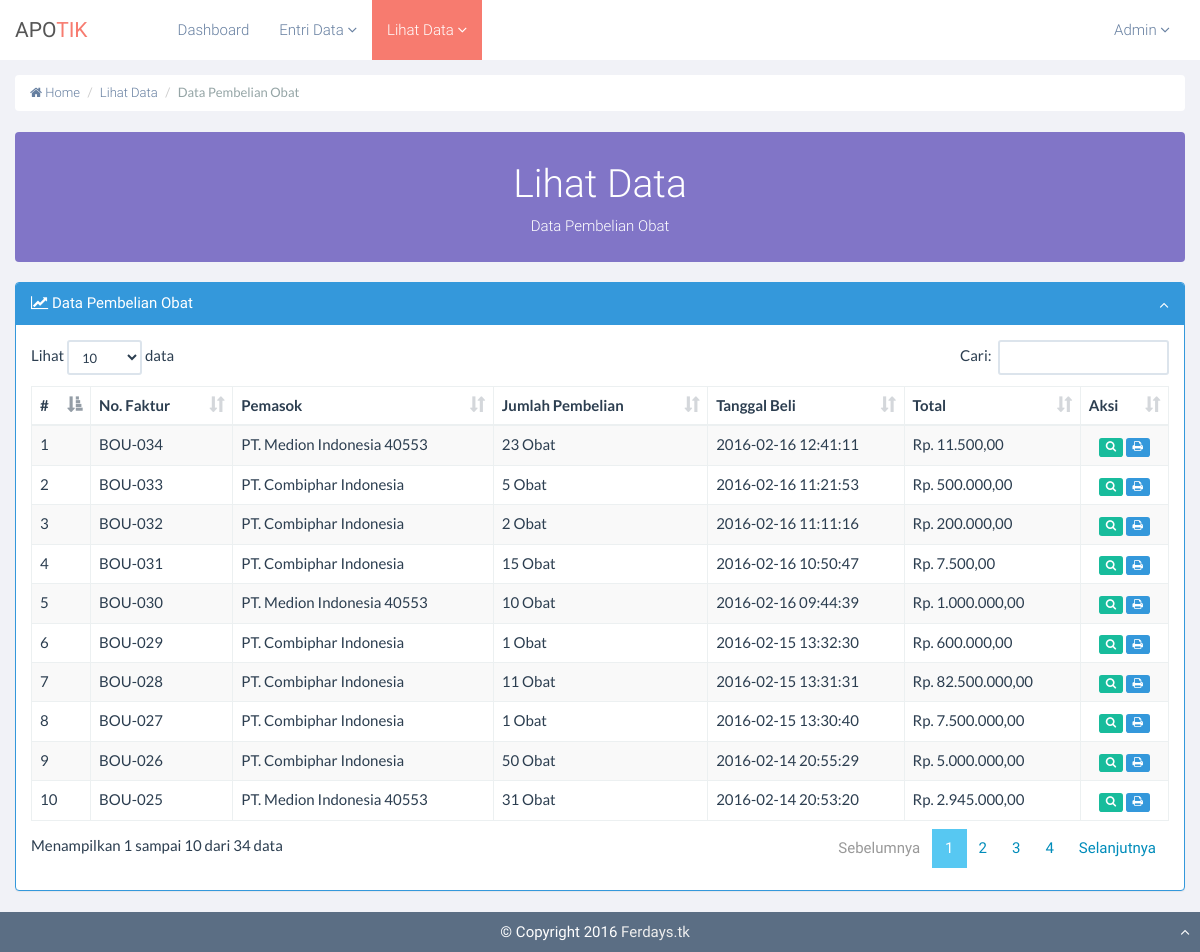
Screenshot of /lihat-data/pembelian-obat.php (signed in) with the database file from the repository.
### tables this page shows
CREATE TABLE `users` (
  `id_user` int(11) NOT NULL AUTO_INCREMENT,
  `username` varchar(50) NOT NULL,
  `password` longtext NOT NULL,
  `role` varchar(20) NOT NULL,
  `nama` varchar(60) NOT NULL,
  `email` varchar(50) NOT NULL,
  `status` varchar(20) NOT NULL,
  PRIMARY KEY (`id_user`)
);

CREATE TABLE `pembelian` (
  `id_pembelian` int(11) NOT NULL AUTO_INCREMENT,
  `no_faktur` varchar(255) DEFAULT NULL,
  `id_supplier` int(11) DEFAULT NULL,
  `tanggal` datetime DEFAULT NULL,
  `total` int(50) DEFAULT NULL,
  PRIMARY KEY (`id_pembelian`),
  KEY `id_supplier` (`id_supplier`)
);

CREATE TABLE `supplier` (
  `id_supplier` int(11) NOT NULL AUTO_INCREMENT,
  `nama` varchar(50) DEFAULT NULL,
  `alamat` varchar(255) DEFAULT NULL,
  `telepon_supplier` varchar(13) DEFAULT NULL,
  PRIMARY KEY (`id_supplier`)
);

CREATE TABLE `faktur_pembelian` (
  `id_faktur` int(11) NOT NULL AUTO_INCREMENT,
  `no_faktur` varchar(255) DEFAULT NULL,
  `id_obat` varchar(100) NOT NULL,
  `tanggal` datetime DEFAULT NULL,
  `harga_beli` int(50) DEFAULT NULL,
  `jumlah` int(50) DEFAULT NULL,
  `subtotal` int(100) DEFAULT NULL,
  `id_user` int(11) DEFAULT NULL,
  PRIMARY KEY (`id_faktur`),
  KEY `no_faktur` (`no_faktur`),
  KEY `id_obat` (`id_obat`)
);

### lihat-data/pembelian-obat.php (the view, shortened to what this page needs)
<?php
$id_user = $_SESSION['id_user'];
$get = mysql_query("SELECT * FROM users WHERE id_user=$id_user");
$get2 = mysql_fetch_array($get);
$jabatan = $get2['role'];
?>
<!DOCTYPE html>
<html lang="en">
<head>
    <link href="../css/bootstrap.css" rel="stylesheet">
    <link rel="stylesheet" type="text/css" href="../css/style.css">
    <link rel="stylesheet" type="text/css" href="../css/font.css">
    <link rel="stylesheet" type="text/css" href="../fonts/font-awesome/css/font-awesome.min.css">
    <link rel="stylesheet" type="text/css" href="../css/dataTables.bootstrap.min.css">
</head>
<body>
    <nav class="navbar navbar-default navbar-atas navbar-fixed-top" role="navigation">
        <div class="navbar-header">
            <a class="navbar-brand" href="#">APO<span style='color:#F77B6F;'>TIK</span></a>
        </div>
        <div class="collapse navbar-collapse navbar-ex1-collapse">
            <ul class="nav navbar-nav">
                <li class="disabled"><a href="#"></a></li>
                <li class="disabled"><a href="#"></a></li>
                <li><a href="../index.php">Dashboard</a></li>
                <?php if ($jabatan!="pimpinan") {
                ?>
                <li class="dropdown">
                    <a href="#" class="dropdown-toggle" data-toggle="dropdown">Entri Data <b class="fa fa-angle-down"></b></a>
                </li>
                <?php } ?>
                <?php if ($jabatan!="pimpinan") {
                ?>
                <li class="dropdown active">
                    <a href="#" class="dropdown-toggle" data-toggle="dropdown">Lihat Data <b class="fa fa-angle-down"></b></a>
                </li>
                <?php } if ($jabatan=="kasir" || $jabatan=="pimpinan" || $jabatan=="gudang") {
                ?>
                <li class="dropdown">
                    <a href="#" class="dropdown-toggle" data-toggle="dropdown">Laporan <b class="fa fa-angle-down"></b></a>
                    <ul class="dropdown-menu">
                        <?php if($jabatan=="gudang") { ?>
                        <li><a href="javascript:void(0);"
                               onclick="window.open('../print/print-data-obat.php','Print Preview','size=800,height=800,scrollbars=yes,resizeable=no')"><i class='fa fa-print'></i> Stok Obat</a></li>
                        <li><a href="../index.php#print"><i class='fa fa-clock-o'></i> Pembelian Obat Bulanan</a></li>
                        <li><a href="../print/print-rekap-pembelian-obat.php" target="_blank"><i class='fa fa-print'></i> Rekap Pembelian Obat</a></li>
                        <?php } else if ($jabatan=="kasir") {
                        ?>
                        <li><a href="#"><i class='fa fa-print'></i> Stok Obat</a></li>
                        <li><a href="#"><i class='fa fa-clock-o'></i> Penjualan Obat Bulanan</a></li>
                        <li><a href="#"><i class='fa fa-print'></i> Rekap Penjualan Obat</a></li>
                        <?php } else {?>
                        <li><a href="#"><i class='fa fa-print'></i> Stok Obat</a></li>
                        <li><a href="#"><i class='fa fa-clock-o'></i> Penjualan Obat Bulanan</a></li>
                        <li><a href="#"><i class='fa fa-print'></i> Rekap Penjualan Obat</a></li>
                        <li><a href="#"><i class='fa fa-clock-o'></i> Pembelian Obat Bulanan</a></li>
                        <li><a href="#"><i class='fa fa-print'></i> Rekap Pembelian Obat</a></li>
                        <?php } ?>
                        </ul>
                </li>
                <?php } ?>
            </ul>
            <ul class="nav navbar-nav navbar-right">
                <li class="dropdown">
                    <a href="#" class="dropdown-toggle" data-toggle="dropdown" style='text-transform:capitalize;'><?php echo $get2['nama']; ?> <b class="fa fa-angle-down"></b></a>
                </li>
                <li><a href="#"></a></li>
            </ul>
        </div>
    </nav>
    <div class="container-fluid" id="atas">
        <div class="row">
            <div class="col-lg-12">
                <ul class="breadcrumb">
                    <li><a href="#"><i class="fa fa-home"></i>  Home</a></li>
                    <li><a href="../#manajemenuser">Lihat Data</a></li>
                    <li class="active">Data Pembelian Obat</li>
                </ul>
            </div>
        </div>
        <div class="row">
            <div class="col-md-12">
                <div class="panel-statistik-big" style="height:130px;background:#8175C7;padding:10px;text-align:center;">
                    <h1 style='color:#FFF;font-weight:300;'>Lihat Data</h1>
                    <p style='color:#FFF;font-weight:300;'>Data Pembelian Obat</p>
                </div>
            </div>
        </div>
        <div class="row">
            <div class="col-md-12 fade-in">
                <div class="panel panel-info">
                    <div class="panel-heading">
                        <p style='margin:0;'><i class='fa fa-line-chart'></i> Data Pembelian Obat</p>
                        <span class="tools pull-right">
                        <span class="pull-right clickable"><i class="fa fa-angle-up"></i></span>
                    </span>
                    </div>
                    <div class="panel-body profile-activity">
                    <table id="example" class="table table-striped table-bordered" cellspacing="0" width="100%">
                        <thead>
                            <tr>
                                <th>#</th>
                                <th>No. Faktur</th>
                                <th>Pemasok</th>
                                <th>Jumlah Pembelian</th>
                                <th>Tanggal Beli</th>
                                <th>Total</th>
                                <th>Aksi</th>
                            </tr>
                        </thead>
                        <tbody>
                            <?php
                            $dataobat = mysql_query("SELECT * FROM pembelian ORDER BY id_pembelian DESC");
                            $no=1;
                            while ($data=mysql_fetch_array($dataobat)) {
                            ?>
                            <tr>
                                <td><?php echo $no++; ?></td>
                                <td><?php echo $data['no_faktur']; ?></td>
                                <td>
                                    <?php
                                    $supplier = $data['id_supplier'];
                                    $getsupplier = mysql_query("SELECT * FROM supplier WHERE id_supplier='$supplier'");
                                    $get = mysql_fetch_array($getsupplier);
                                    echo $get["nama"];
                                    ?>
                                </td>
                                <td>
                                    <?php
                                    $nofaktur = $data['no_faktur'];
                                    $getjumlah = mysql_query("SELECT SUM(jumlah) FROM faktur_pembelian WHERE no_faktur='$nofaktur'");
                                    $jumlah = mysql_fetch_array($getjumlah);
                                    echo $jumlah['SUM(jumlah)'];
                                    ?> Obat
                                </td>
                                <td>
                                    <?php
                                    $gettanggal = mysql_query("SELECT * FROM faktur_pembelian WHERE no_faktur='$nofaktur'");
                                    $tanggal = mysql_fetch_array($gettanggal);
                                    echo $tanggal['tanggal'];
                                    ?>
                                </td>
                                <td>Rp. <?php $total = number_format($data['total'],2,",","."); echo $total;  ?></td>
                                <td class='text-center'>
                                    <a href="detail-pembelian-obat.php?nofaktur=<?php echo $nofaktur; ?>"><span class="label label-success"><i class='fa fa-search' data-toggle="tooltip" data-placement="top" data-original-title="Detail"></i></span></a>
                                    <a  href="javascript:void(0);"
                                        onclick="window.open('../print/print-detail-pembelian-obat.php?nofaktur=<?php echo $nofaktur; ?>','Print Preview','size=800,height=800,scrollbars=yes,resizeable=no')"><span class="label label-info"><i class='fa fa-print' data-toggle="tooltip" data-placement="top" data-original-title="Print"></i></span></a>
                                </td>
                            </tr>
                            <?php } ?>
                        </tbody>
                    </table>
                    </div>
                </div>
            </div>
        </div>
    </div>
    <footer>
        <p class="text-center">&copy; Copyright 2016 <a href="http://ferdays.tk/" style="color:#EEE;" target="_blank">Ferdays.tk</a> <a href="#atas" style='float:right;color:#FFF;'><i class="fa fa-angle-up"></i></a></p>
    </footer>
</body>
</html>

### css/style.css (style rules this page uses)
body { background: #F1F2F7; padding-top: 75px; }
h1, h2, h3, h4, h5, h6, p, a, i { font-family: "Roboto", sans-serif; }
.fade-in { opacity:0; -webkit-animation:fadeIn ease-in 1; -moz-animation:fadeIn ease-in 1; animation:fadeIn ease-in 1; -webkit-animation-fill-mode:forwards; -moz-animation-fill-mode:forwards; animation-fill-mode:forwards; -webkit-animation-duration:1s; -moz-animation-duration:1s; animation-duration:1s; }
.fade-in { -webkit-animation-delay: 0.2s; -moz-animation-delay: 0.2s; animation-delay: 0.2s; }
.navbar { border-radius: 0; }
.navbar-atas { background: #FFF; }
.navbar-default .navbar-header > a { font-weight: 400; color: #000; font-size: 21px; }
.navbar-default .navbar-nav > li > a { font-weight: 300; color: #667FA0; transition:0.5s; }
.breadcrumb { background: #FFF; font-size: 13px; }
.breadcrumb > li > a { font-family: "Roboto", sans-serif; font-weight: 300; color: #667FA0; }
.panel-statistik-big { width: 100%; height: 400px; background: #FFF; border-radius: 4px; margin-bottom: 20px; }
.panel-heading { border-bottom: 1px solid #EAEAEA; }
.panel-heading span { margin-top: -10px; font-size: 15px; }
.clickable { cursor: pointer; }
footer { width: 100%; height: 40px; background: #5B6E84; padding: 10px; color: #FFF; bottom: 0; left: 0; }

### rows the page displays
users: nama "Admin"
pembelian: no_faktur "BOU-034", id_supplier.nama "PT. Medion Indonesia 40553", SUM "23", faktur_pembelian.tanggal "2016-02-16 12:41:11", total "11.500,00"
pembelian: no_faktur "BOU-033", id_supplier.nama "PT. Combiphar Indonesia", SUM "5", faktur_pembelian.tanggal "2016-02-16 11:21:53", total "500.000,00"
pembelian: no_faktur "BOU-032", id_supplier.nama "PT. Combiphar Indonesia", SUM "2", faktur_pembelian.tanggal "2016-02-16 11:11:16", total "200.000,00"
pembelian: no_faktur "BOU-031", id_supplier.nama "PT. Combiphar Indonesia", SUM "15", faktur_pembelian.tanggal "2016-02-16 10:50:47", total "7.500,00"
pembelian: no_faktur "BOU-030", id_supplier.nama "PT. Medion Indonesia 40553", SUM "10", faktur_pembelian.tanggal "2016-02-16 09:44:39", total "1.000.000,00"
pembelian: no_faktur "BOU-029", id_supplier.nama "PT. Combiphar Indonesia", SUM "1", faktur_pembelian.tanggal "2016-02-15 13:32:30", total "600.000,00"
pembelian: no_faktur "BOU-028", id_supplier.nama "PT. Combiphar Indonesia", SUM "11", faktur_pembelian.tanggal "2016-02-15 13:31:31", total "82.500.000,00"
pembelian: no_faktur "BOU-027", id_supplier.nama "PT. Combiphar Indonesia", SUM "1", faktur_pembelian.tanggal "2016-02-15 13:30:40", total "7.500.000,00"
pembelian: no_faktur "BOU-026", id_supplier.nama "PT. Combiphar Indonesia", SUM "50", faktur_pembelian.tanggal "2016-02-14 20:55:29", total "5.000.000,00"
pembelian: no_faktur "BOU-025", id_supplier.nama "PT. Medion Indonesia 40553", SUM "31", faktur_pembelian.tanggal "2016-02-14 20:53:20", total "2.945.000,00"
